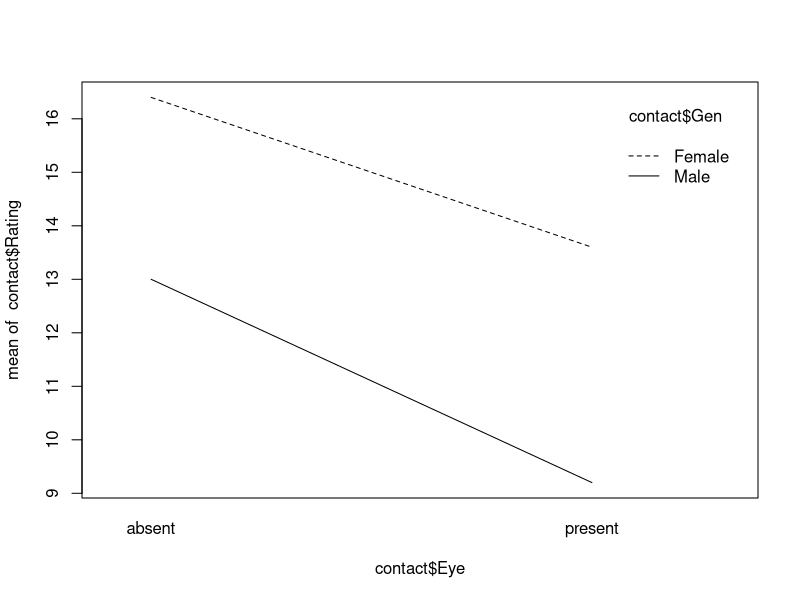
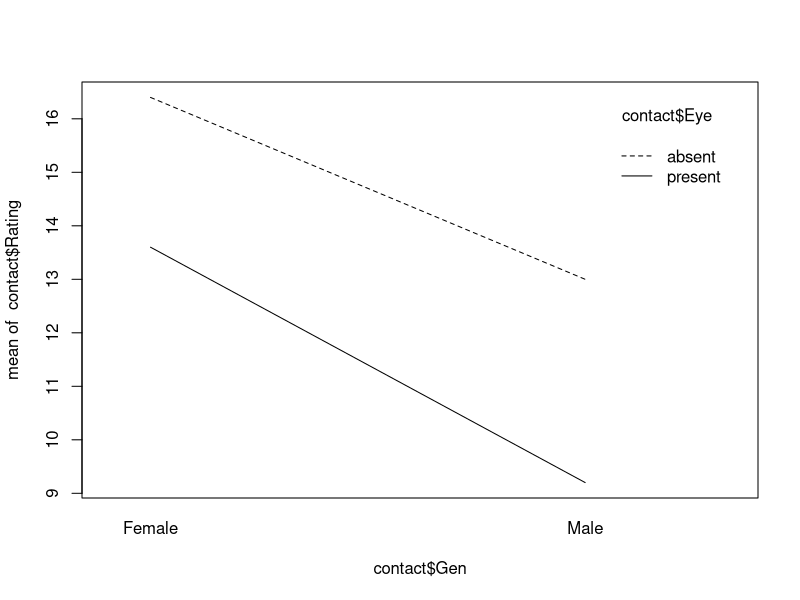

Write R code to recreate these figures, in order.
## ---- chunk 1
library('lme4')
library(nlme)
## ---- chunk 2
contact=read.csv("contact.csv")
interaction.plot(contact$Eye,contact$Gen,contact$Rating)
interaction.plot(contact$Gen,contact$Eye,contact$Rating)
## ---- chunk 3
names(contact) = c("Y","A","B")
AB = lm(Y ~ A*B,contact)
A.B = lm(Y ~ A + B,contact)
A = lm(Y ~ A,contact)
B = lm(Y ~ B,contact)
N = lm(Y ~ 1, contact)
all.models = list(AB,A.B,A,B,N)
SSE = t(as.matrix(sapply(all.models,function(M) sum(M$residuals^2))))
colnames(SSE) = c("AB","(A+B)","A","B","Empty/Null")
rownames(SSE) = "SSE"
anova(A.B, AB)
results = anova(A.B,AB)
## ---- chunk 4
anova(B,A.B)
## ---- chunk 5
anova(A,A.B)
## ---- chunk 6
find.means = function(the.data,fun.name = mean){
  a = length(unique(the.data[,2]))
  b = length(unique(the.data[,3]))
  means.A = by(the.data[,1], the.data[,2], fun.name)
  means.B = by(the.data[,1],the.data[,3],fun.name)
  means.AB = by(the.data[,1],list(the.data[,2],the.data[,3]),fun.name)
  MAB = matrix(means.AB,nrow = b, ncol = a, byrow = TRUE)
  colnames(MAB) = names(means.A)
  rownames(MAB) = names(means.B)
  MA = as.numeric(means.A)
  names(MA) = names(means.A)
  MB = as.numeric(means.B)
  names(MB) = names(means.B)
  MAB = t(MAB)
  results = list(A = MA, B = MB, AB = MAB)
  return(results)
}
get.gamma.delta = function(the.model,the.data){
  nt = nrow(the.data)
  a = length(unique(the.data[,2]))
  b = length(unique(the.data[,3]))
  the.data$hat = the.model$fitted.values
  the.ns = find.means(the.data,length)
  a.vals = sort(unique(the.data[,2]))
  b.vals= sort(unique(the.data[,3]))
  muij = matrix(nrow = a, ncol = b)
  rownames(muij) = a.vals
  colnames(muij) = b.vals
  for(i in 1:a){
    for(j in 1:b){
      muij[i,j] = the.data$hat[which(the.data[,2] == a.vals[i] & the.data[,3] == b.vals[j])[1]]
    }
  }
  mi. = rowMeans(muij)  
  m.j = colMeans(muij)
  mu.. = sum(muij)/(a*b)
  gammai = mi. - mu..
  deltaj = m.j - mu..
  gmat = matrix(rep(gammai,b),nrow = a, ncol = b, byrow= FALSE)
  dmat = matrix(rep(deltaj,a),nrow = a, ncol = b,byrow=TRUE)
  gamma.deltaij =round(muij -(mu.. + gmat + dmat),8)
  results = list(Mu.. = mu.., Gam = gammai, Del = deltaj, GamDel = gamma.deltaij)
  return(results)
}

A.B.result = get.gamma.delta(A.B, contact)
A.B.result
A.B.result$Gam
A.B.result$Del
A.B.result$GamDel
## ---- chunk 7
A.B.result$Gam
## ---- chunk 8
A.B.result$Del
## ---- chunk 9
A.B.result$GamDel
## ---- chunk 10
the.data=contact
nt = nrow(the.data)
a = length(unique(the.data[,2]))
b = length(unique(the.data[,3]))
names(the.data) = c("Y","A","B") # Useful to rename to make coding easier

find.mult = function(alpha,a,b,dfSSE,g,group){
  if(group == "A"){
    Tuk = round(qtukey(1-alpha,a,dfSSE)/sqrt(2),3)
    Bon = round(qt(1-alpha/(2*g), dfSSE ) ,3)
    Sch = round(sqrt((a-1)*qf(1-alpha, a-1, dfSSE)),3) 
  }else if(group == "B"){
    Tuk = round(qtukey(1-alpha,b,dfSSE)/sqrt(2),3)
    Bon = round(qt(1-alpha/(2*g), dfSSE ) ,3)
    Sch = round(sqrt((b-1)*qf(1-alpha, b-1, dfSSE)),3) 
  }else if(group == "AB"){
    Tuk = round(qtukey(1-alpha,a*b,dfSSE)/sqrt(2),3)
    Bon = round(qt(1-alpha/(2*g), dfSSE ) ,3)
    Sch = round(sqrt((a*b-1)*qf(1-alpha, a*b-1, dfSSE)),3) 
  }
  results = c(Bon, Tuk,Sch)
  names(results) = c("Bonferroni","Tukey","Scheffe")
  return(results)
}

scary.CI = function(the.data,MSE,multiplier,group,cs){
   if(sum(cs) != 0 & sum(cs !=0 ) != 1){
    return("Error - you did not input a valid contrast")
  }else{
    the.means = find.means(the.data)
    the.ns =find.means(the.data,length)
    nt = nrow(the.data)
    a = length(unique(the.data[,2]))
    b = length(unique(the.data[,3]))
    if(group =="A"){
        a.means = rowMeans(the.means$AB)
        est = sum(a.means*cs)
        mul = rowSums(1/the.ns$AB)
        SE = sqrt(MSE/b^2 * (sum(cs^2*mul)))
        N = names(a.means)[cs!=0]
        CS = paste("(",cs[cs!=0],")",sep = "")
        fancy = paste(paste(CS,N,sep =""),collapse = "+")
        names(est) = fancy
    }else if(group == "B"){
        b.means = colMeans(the.means$AB)
        est = sum(b.means*cs)
        mul = colSums(1/the.ns$AB)
        SE = sqrt(MSE/a^2 * (sum(cs^2*mul)))
        N = names(b.means)[cs!=0]
        CS = paste("(",cs[cs!=0],")",sep = "")
        fancy = paste(paste(CS,N,sep =""),collapse = "+")
        names(est) = fancy
    } else if(group == "AB"){
      est = sum(cs*the.means$AB)
      SE = sqrt(MSE*sum(cs^2/the.ns$AB))
      names(est) = "someAB"
    }
    the.CI = est + c(-1,1)*multiplier*SE
    results = c(est,the.CI)
    names(results) = c(names(est),"lower bound","upper bound")
    return(results)
  }
}


the.means = find.means(the.data)
the.model = lm(Y~A+B, data = the.data)
SSE = sum(the.model$residuals^2)
MSE = SSE/(nt-a-b+1)
Bon = find.mult(alpha = 0.10, a = 2, b = 2, dfSSE = 20 - (2+2-1), g = 1, group = "A")[1]
A.cs = c(1,-1)
the.frame = scary.CI(the.data, MSE, Bon, "A", A.cs)
the.frame
## ---- chunk 11

## ---- chunk 12
Bon = find.mult(alpha = 0.10, a = 2, b = 2, dfSSE = 20 - (2+2-1), g = 1, group = "B")[1]
B.cs = c(1,-1)
the.frame = scary.CI(the.data, MSE, Bon, "B", B.cs)
the.frame
## ---- chunk 13

## ---- chunk 14
AB.cs = matrix(0, nrow = a, ncol = b)
AB.cs[2,1] = 1
AB.cs[2,2] = -1
the.means$AB
AB.cs
Bon = find.mult(alpha = 0.01, a = 2, b = 2, dfSSE = 20 - (2+2-1), g = 1, group = "AB")[1]
the.frame = scary.CI(the.data, MSE, Bon, "AB", AB.cs)
the.frame
## ---- chunk 15

## ---- chunk 16

## ---- chunk 17
the.data = read.csv("salt.csv")
names(the.data) = c("Y", "A")
ran.model = lmer(Y~1+(1|A), data = the.data, REML = FALSE)
ran.model
VC = as.data.frame(VarCorr(ran.model))
VC
s.e.2 = VC[2, 4]
s.A.2 = VC[1, 4]
## ---- chunk 18
the.portion = s.A.2/(s.e.2+s.A.2)
round(the.portion, 4)
## ---- chunk 19
null.model = gls(Y~1, data = the.data)
LL0 = logLik(null.model)
LLA = logLik(ran.model)
LL0
LLA
p0 = 2
pA = 3
p0
pA
LR = -2*(LL0 - LLA)
p.val = pchisq(LR, df = pA-p0, lower.tail = FALSE)
p.val
## ---- chunk 20

## ---- chunk 21

## ---- chunk 22
the.data = read.csv("sodium.csv")
names(the.data) = c("Y", "A", "B")
ran.A.model = lmer(Y~1+B+(1|A), data = the.data, REML = FALSE)
ran.B.model = lmer(Y~1+A+(1|B), data = the.data, REML = FALSE)
ran.AB.model.noI = lmer(Y~1+(1|A)+(1|B), data = the.data, REML = FALSE)
ran.AB.model.I = lmer(Y~1+1+(1|A)+(1|B)+(1|A:B), data = the.data, REML = FALSE)
ran.model = ran.A.model
ran.model
VC = as.data.frame(VarCorr(ran.model))
VC
s.e.2 = VC[2, 4]
s.A.2 = VC[1, 4]
## ---- chunk 23
ran.model = ran.B.model
ran.model
VC = as.data.frame(VarCorr(ran.model))
VC
s.e.2 = VC[2, 4]
s.B.2 = VC[1, 4]
## ---- chunk 24
ran.model = ran.AB.model.noI
ran.model
VC = as.data.frame(VarCorr(ran.model))
VC
s.e.2 = VC[3, 4]
s.A.2 = VC[2, 4]
s.B.2 = VC[1, 4]
## ---- chunk 25
test = anova(ran.A.model, ran.AB.model.noI)
test
## ---- chunk 26
test = anova(ran.B.model, ran.AB.model.noI)
test
